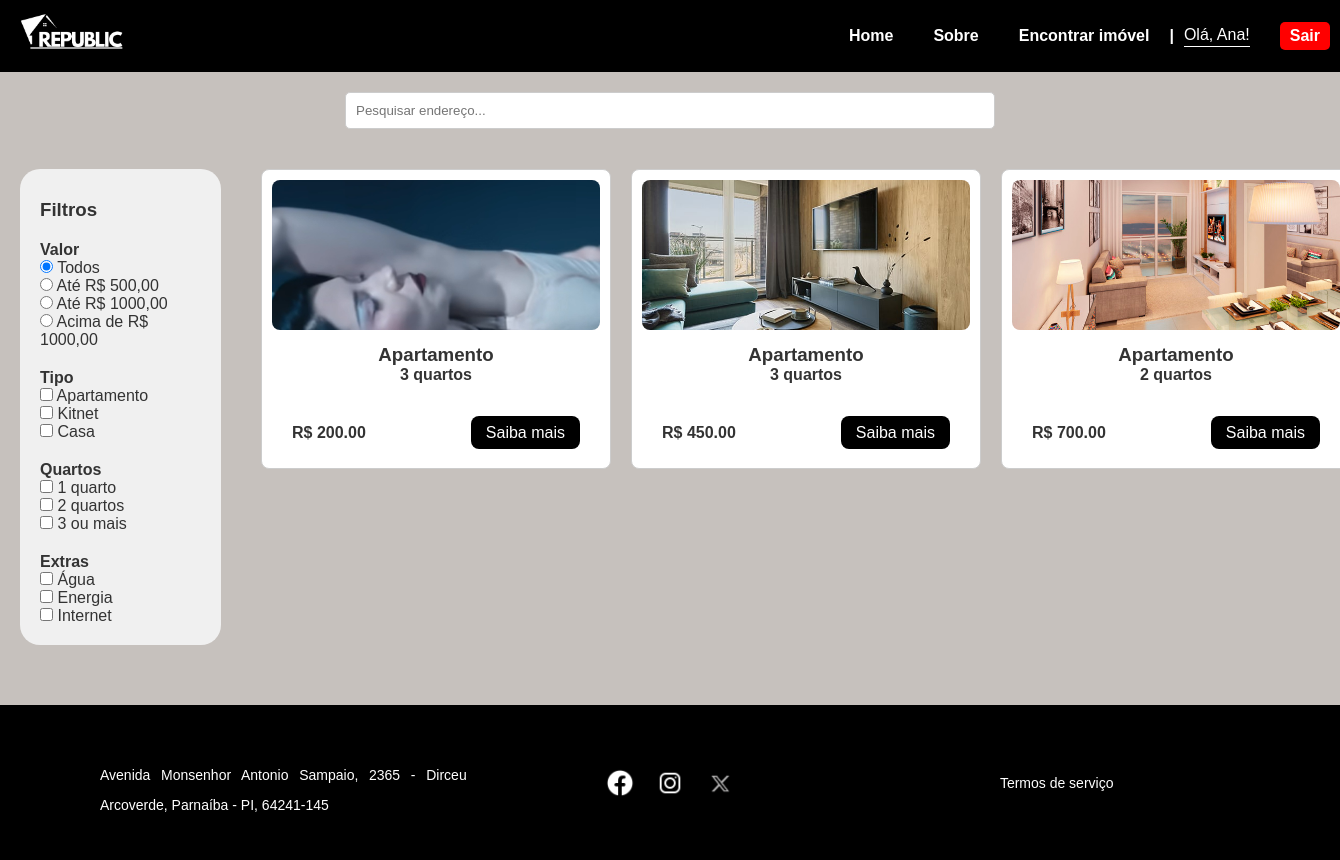
/pesquisa (signed in), run on the app's committed database.
### tables this page shows
CREATE TABLE usuarios (
    id INTEGER PRIMARY KEY AUTOINCREMENT,
    nome TEXT NOT NULL,
    email TEXT NOT NULL UNIQUE,
    senha TEXT NOT NULL,
    celular TEXT NOT NULL
);

CREATE TABLE apartamentos (
    id INTEGER PRIMARY KEY AUTOINCREMENT,
    endereco TEXT,
    bairro TEXT,
    numero TEXT,
    cep TEXT,
    complemento TEXT,
    valor REAL,
    quartos INTEGER,
    banheiros INTEGER,
    inclusos TEXT,
    outros TEXT,
    descricao TEXT,
    imagem TEXT,
    tipo TEXT
, usuario_id INTEGER);

### app.py (the view)
@app.route('/pesquisa')
def pesquisa():
    conn = sqlite3.connect('instance/banco.db')
    cursor = conn.cursor()
    cursor.execute("SELECT id, tipo, quartos, valor, endereco, inclusos, imagem FROM apartamentos")
    rows = cursor.fetchall()
    conn.close()
    apartamentos = []
    for row in rows:
        apt = {
            'id': row[0],
            'tipo': row[1],
            'quartos': row[2],
            'valor': row[3],
            'endereco': row[4],
            'inclusos': row[5].split(',') if row[5] else [],
            'imagens': row[6].split(',') if row[6] else ['default.jpg']
        }
        apartamentos.append(apt)
    return render_template('pesquisa.html', apartamentos=apartamentos)

### app.py (called while the page is built)
def obter_usuario_nome():
    if 'usuario_id' in session:
        conn = sqlite3.connect('instance/banco.db')
        cursor = conn.cursor()
        cursor.execute('SELECT nome FROM usuarios WHERE id = ?', (session['usuario_id'],))
        usuario = cursor.fetchone()
        conn.close()
        if usuario:
            return usuario[0]
    return None

@app.context_processor
def inject_usuario_nome():
    return dict(usuario_nome=obter_usuario_nome())

### templates/pesquisa.html (shortened to what this page needs)
<!DOCTYPE html>
<html lang="pt-BR">
<head>
    <link rel="stylesheet" href="{{ url_for('static', filename='css/style.css') }}">
    <link rel="stylesheet" href="{{ url_for('static', filename='css/pesquisa.css') }}">
</head>
<body>
    <header class="header">
        <div class="logo">
            <a href="{{ url_for('index') }}">
                <img src="{{ url_for('static', filename='img/logo/logo_branca.png') }}" alt="Republic Logo">
            </a>
        </div>
        <nav class="nav">
            <a href="{{ url_for('index') }}">Home</a>
            <a href="{{ url_for('sobre') }}">Sobre</a>
            <a href="{{ url_for('pesquisa') }}">Encontrar imóvel</a>
            {% if usuario_nome %}
                <div class="user-info">
                    <div class="separator">|</div>
                    <span class="saudacao">Olá, {{ usuario_nome }}!</span>
                    <a href="{{ url_for('logout') }}" class="logout-btn">Sair</a>
                </div>
            {% else %}
                <a href="{{ url_for('cadastro') }}">Login / Cadastro</a>
            {% endif %}
        </nav>
    </header>
    <section class="search-bar">
        <input type="text" id="searchInput" placeholder="Pesquisar endereço...">
    </section>
    <main>
        <aside class="filters">
            <h3>Filtros</h3>
            <h4>Valor</h4>
            <label><input type="radio" name="valor" value="todos" checked> Todos</label><br>
            <label><input type="radio" name="valor" value="500"> Até R$ 500,00</label><br>
            <label><input type="radio" name="valor" value="1000"> Até R$ 1000,00</label><br>
            <label><input type="radio" name="valor" value="acima"> Acima de R$ 1000,00</label>
            <h4>Tipo</h4>
            <label><input type="checkbox" name="tipo" value="apartamento"> Apartamento</label><br>
            <label><input type="checkbox" name="tipo" value="kitnet"> Kitnet</label><br>
            <label><input type="checkbox" name="tipo" value="casa"> Casa</label>
            <h4>Quartos</h4>
            <label><input type="checkbox" name="quartos" value="1"> 1 quarto</label><br>
            <label><input type="checkbox" name="quartos" value="2"> 2 quartos</label><br>
            <label><input type="checkbox" name="quartos" value="3"> 3 ou mais</label>
            <h4>Extras</h4>
            <label><input type="checkbox" name="extras" value="agua"> Água</label><br>
            <label><input type="checkbox" name="extras" value="energia"> Energia</label><br>
            <label><input type="checkbox" name="extras" value="internet"> Internet</label>
        </aside>
        <section class="cards" id="cardContainer">
            {% for apt in apartamentos %}
            <div class="card"
                data-tipo="{{ apt.tipo }}"
                data-quartos="{{ apt.quartos }}"
                data-valor="{{ apt.valor }}"
                data-extras="{{ apt.inclusos|join(',') }}"
                data-endereco="{{ apt.endereco }}">
                <div class="imagens-card">
                    {% set primeira_imagem = apt.imagens[0] if apt.imagens else 'default.jpg' %}
                    <img src="{{ url_for('static', filename='img/apts/' ~ primeira_imagem) }}" alt="Imagem do imóvel">
                </div>
                <h3>{{ apt.tipo|capitalize }}</h3>
                <p>{{ apt.quartos }} quarto{{ 's' if apt.quartos > 1 }}</p>
                <div class="card-footer">
                    <p class="preco">R$ {{ "%.2f"|format(apt.valor|float) }}</p>
                    <div class="botao">
                        <a href="{{ url_for('detalhes_apartamento', id=apt.id) }}">Saiba mais</a>
                    </div>
                </div>
            </div>
            {% endfor %}
        </section>
    </main>
    <footer class="footer">
        <div class="footer-content">
            <div class="container text-center">
                <div class="row">
                    <div class="col">
                        <p>Avenida Monsenhor Antonio Sampaio, 2365 - Dirceu Arcoverde, Parnaíba - PI, 64241-145</p>
                    </div>
                    <div class="col">
                        <div class="socials">
                            <a href="#"><img src="{{ url_for('static', filename='img/socials/facebook.png') }}" alt="Facebook"></a>
                            <a href="#"><img src="{{ url_for('static', filename='img/socials/ig.png') }}" alt="Instagram"></a>
                            <a href="#"><img src="{{ url_for('static', filename='img/socials/x.webp') }}" alt="X"></a>
                        </div>
                    </div>
                    <div class="col">
                        <a href="{{ url_for('termos') }}">Termos de serviço</a>
                    </div>
                </div>
            </div>
        </div>
    </footer>
</body>
</html>

### static/css/style.css (style rules this page uses)
* { margin: 0; padding: 0; box-sizing: border-box; }
body { font-family: Arial, sans-serif; background-color: #c6c1bd; color: #333; }
.nav { display: flex; align-items: center; gap: 20px; }
.user-info { display: flex; align-items: center; gap: 10px; }
.separator { color: white; font-weight: bold; }
.saudacao { color: white; border-bottom: 1px solid white; padding-bottom: 2px; }
.logout-btn { background-color: red; color: white; padding: 5px 10px; border-radius: 5px; text-decoration: none; font-weight: bold; transition: background-color 0.3s; }
.header { background: rgb(0, 0, 0); display: flex; align-items: center; justify-content: space-between; padding: 10px; }
.logo img { width: 120px; }
.nav a { color: white; text-decoration: none; margin-left: 20px; font-weight: bold; }
.container { padding: 30px 50px; }
.container p { text-align: justify; line-height: 30px; margin-top: 15px; }
.card { background-color: rgba(255, 255, 255, 0.849); padding: 20px; border-radius: 10px; width: 300px; height: 250px; }
.card img { width: 50px; height: 50px; margin-top: 25%; margin-bottom: 10px; }
.card p { font-size: 16px; font-weight: bold; }
.footer { background-color: black; color: white; padding: 30px 0; font-size: 14px; }
.footer-content .container { max-width: 1200px; margin: 0 auto; padding: 0 20px; }
.footer-content .row { display: flex; justify-content: space-between; align-items: center; flex-wrap: wrap; text-align: center; }
.footer-content .col { flex: 1; padding: 10px; }
.footer-content .socials a img { width: 30px; margin: 0 8px; vertical-align: middle; }
.footer-content a { color: white; text-decoration: none; }

### static/css/pesquisa.css (style rules this page uses)
.search-bar { margin: 20px; text-align: center; }
.search-bar input { padding: 10px; width: 50%; border-radius: 5px; border: 1px solid #ccc; }
main { display: flex; }
.filters { width: 15%; padding: 20px; background: #f0f0f0; margin: 20px; border-radius: 20px; }
.filters h3 { margin-top: 10px; }
.filters h4 { margin-top: 20px; }
.cards { width: 80%; padding: 20px; display: grid; grid-template-columns: repeat(3, 1fr); gap: 20px; }
.cards .card { width: 350px; height: 300px; background: white; border: 1px solid #ccc; padding: 10px; border-radius: 8px; text-align: center; display: flex; flex-direction: column; justify-content: space-between; }
.card img { width: 100%; height: 150px; object-fit: cover; border-radius: 8px; margin-top: 0; }
.card-footer { display: flex; justify-content: space-between; align-items: center; margin-top: 20px; width: 100%; padding: 20px; }
.preco { font-weight: bold; font-size: 1.2em; text-align: left; flex: 1; }
.botao { text-align: right; }
.botao a { background-color: black; color: white; padding: 8px 15px; text-decoration: none; border-radius: 8px; }
footer { background: black; color: white; padding: 20px; margin-top: 40px; }

### data on the page
usuarios: nome "Ana"
apartamentos: imagem (picture), tipo "Apartamento", quartos "3", quartos "s", valor "200.00"
apartamentos: shows a picture, tipo "Apartamento", quartos "3", quartos "s", valor "450.00"
apartamentos: imagem (picture), tipo "Apartamento", quartos "2", quartos "s", valor "700.00"
